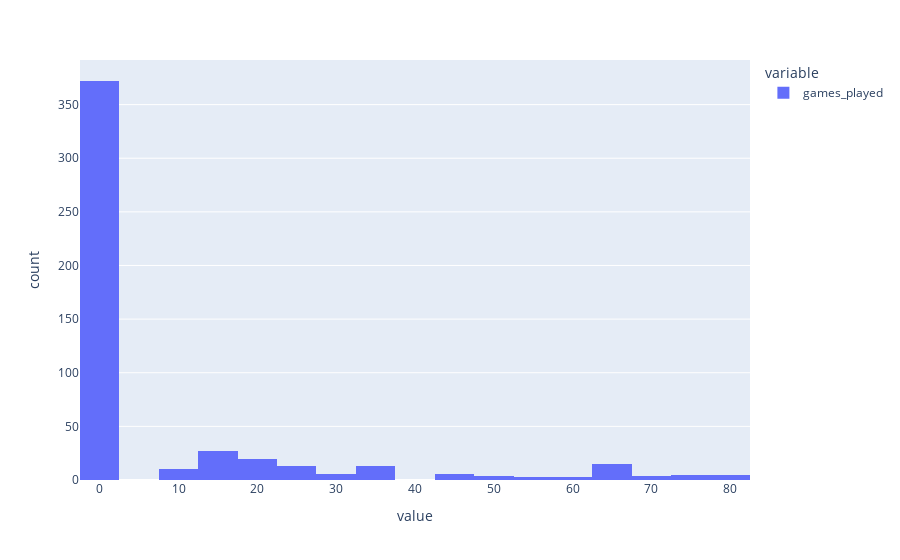

Here is the notebook cell this chart was saved with:
### Markdown cell above
Similarly, make a histogram for the second variable

### Code cell
px.histogram(dataframe[(columns[1])])

#<xml xmlns="https://developers.google.com/blockly/xml"><variables><variable id="YtOOS!JE-+8IZ!JNUh]l">px</variable><variable id="SI@^,P?H2_w62.Ew9{z*">dataframe</variable><variable id="oE-(@ZKS@.ZEcZ:4m}~g">columns</variable></variables><block type="varDoMethod_Python" id="BA;^5Vw*oM|6hd_74/:@" x="0" y="0"><mutation items="1"></mutation><field name="VAR" id="YtOOS!JE-+8IZ!JNUh]l">px</field><field name="MEMBER">histogram</field><data>px:histogram</data><value name="ADD0"><block type="indexer_Python" id="gkrz2N,q]e~_f?o0X7IY"><field name="VAR" id="SI@^,P?H2_w62.Ew9{z*">dataframe</field><value name="INDEX"><block type="lists_getIndex" id="hm3m8k]=t}UhQ|O6Kro0"><mutation statement="false" at="true"></mutation><field name="MODE">GET</field><field name="WHERE">FROM_START</field><value name="VALUE"><block type="variables_get" id="bzS`tFE.0%bRk}z:k;?8"><field name="VAR" id="oE-(@ZKS@.ZEcZ:4m}~g">columns</field></block></value><value name="AT"><block type="math_number" id="I9Vlb!pgVs,a)6Q_,+1="><field name="NUM">2</field></block></value></block></value></block></value></block></xml>

### Figure 1 — Plotly figure (JSON) as saved in the notebook; plotly's stock layout.template omitted (floating-point values rounded to 4 significant figures; data arrays with more than 128 entries replaced by an {"elided": "..."} marker saying what was removed)
{"data": [{"alignmentgroup": "True", "bingroup": "x", "hovertemplate": "variable=games_played<br>value=%{x}<br>count=%{y}<extra></extra>", "legendgroup": "games_played", "marker": {"color": "#636efa", "pattern": {"shape": ""}}, "name": "games_played", "offsetgroup": "games_played", "orientation": "v", "showlegend": true, "type": "histogram", "x": {"elided": "506 float values"}, "xaxis": "x", "yaxis": "y"}], "layout": {"autosize": true, "barmode": "relative", "legend": {"title": {"text": "variable"}, "tracegroupgap": 0}, "margin": {"t": 60}, "xaxis": {"anchor": "y", "autorange": true, "domain": [0, 1], "range": [-2.5, 82.5], "title": {"text": "value"}, "type": "linear"}, "yaxis": {"anchor": "x", "autorange": true, "domain": [0, 1], "range": [0, 391.6], "title": {"text": "count"}}}}
